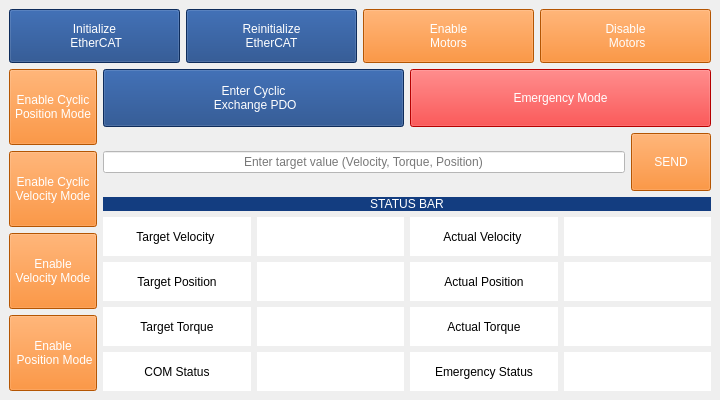
<?xml version="1.0" encoding="UTF-8"?>
<ui version="4.0">
 <class>ControlUI</class>
 <widget class="QMainWindow" name="ControlUI">
  <property name="geometry">
   <rect>
    <x>0</x>
    <y>0</y>
    <width>720</width>
    <height>400</height>
   </rect>
  </property>
  <property name="sizePolicy">
   <sizepolicy hsizetype="Fixed" vsizetype="Fixed">
    <horstretch>0</horstretch>
    <verstretch>0</verstretch>
   </sizepolicy>
  </property>
  <property name="windowTitle">
   <string>MainWindow</string>
  </property>
  <widget class="QWidget" name="centralwidget">
   <layout class="QVBoxLayout" name="verticalLayout_2" stretch="1,6">
    <item>
     <layout class="QHBoxLayout" name="top_horizontal_layout">
      <item>
       <widget class="QPushButton" name="b_init_ecat">
        <property name="sizePolicy">
         <sizepolicy hsizetype="Minimum" vsizetype="Minimum">
          <horstretch>0</horstretch>
          <verstretch>0</verstretch>
         </sizepolicy>
        </property>
        <property name="styleSheet">
         <string notr="true">color: rgb(255, 255, 255);
selection-background-color: rgb(238, 238, 236);
selection-color: rgb(238, 238, 236);
background-color: rgb(19, 61, 128);
alternate-background-color: rgb(0, 0, 0);
font: bold 75 15pt &quot;Noto Sans&quot;;</string>
        </property>
        <property name="text">
         <string>Initialize 
 EtherCAT</string>
        </property>
       </widget>
      </item>
      <item>
       <widget class="QPushButton" name="b_reinit_ecat">
        <property name="sizePolicy">
         <sizepolicy hsizetype="Minimum" vsizetype="Minimum">
          <horstretch>0</horstretch>
          <verstretch>0</verstretch>
         </sizepolicy>
        </property>
        <property name="styleSheet">
         <string notr="true">color: rgb(255, 255, 255);
selection-background-color: rgb(238, 238, 236);
selection-color: rgb(238, 238, 236);
background-color: rgb(19, 61, 128);
alternate-background-color: rgb(0, 0, 0);
font: bold 75 16pt &quot;Noto Sans&quot;;</string>
        </property>
        <property name="text">
         <string>Reinitialize 
EtherCAT</string>
        </property>
       </widget>
      </item>
      <item>
       <widget class="QPushButton" name="b_enable_motor">
        <property name="sizePolicy">
         <sizepolicy hsizetype="Minimum" vsizetype="Minimum">
          <horstretch>0</horstretch>
          <verstretch>0</verstretch>
         </sizepolicy>
        </property>
        <property name="styleSheet">
         <string notr="true">color: rgb(255, 255, 255);
background-color: rgb(252, 119, 3);
font: bold 75 15pt &quot;Noto Sans&quot;;</string>
        </property>
        <property name="text">
         <string>Enable 
Motors</string>
        </property>
       </widget>
      </item>
      <item>
       <widget class="QPushButton" name="b_disable_motor">
        <property name="sizePolicy">
         <sizepolicy hsizetype="Minimum" vsizetype="Minimum">
          <horstretch>0</horstretch>
          <verstretch>0</verstretch>
         </sizepolicy>
        </property>
        <property name="styleSheet">
         <string notr="true">color: rgb(255, 255, 255);
background-color: rgb(252, 119, 3);
font: bold 75 15pt &quot;Noto Sans&quot;;</string>
        </property>
        <property name="text">
         <string>Disable
 Motors</string>
        </property>
       </widget>
      </item>
     </layout>
    </item>
    <item>
     <layout class="QHBoxLayout" name="bottom_horizontal_layout">
      <item>
       <layout class="QVBoxLayout" name="left_sdo_button_layout">
        <item>
         <widget class="QPushButton" name="b_enable_cyclic_pos">
          <property name="sizePolicy">
           <sizepolicy hsizetype="Minimum" vsizetype="Minimum">
            <horstretch>0</horstretch>
            <verstretch>0</verstretch>
           </sizepolicy>
          </property>
          <property name="styleSheet">
           <string notr="true">color: rgb(255, 255, 255);
background-color: rgb(252, 119, 3);
font: bold 75 15pt &quot;Noto Sans&quot;;</string>
          </property>
          <property name="text">
           <string>Enable Cyclic
Position Mode</string>
          </property>
         </widget>
        </item>
        <item>
         <widget class="QPushButton" name="b_enable_cylic_vel">
          <property name="sizePolicy">
           <sizepolicy hsizetype="Minimum" vsizetype="Minimum">
            <horstretch>0</horstretch>
            <verstretch>0</verstretch>
           </sizepolicy>
          </property>
          <property name="styleSheet">
           <string notr="true">color: rgb(255, 255, 255);
background-color: rgb(252, 119, 3);
font: bold 75 15pt &quot;Noto Sans&quot;;</string>
          </property>
          <property name="text">
           <string>Enable Cyclic
Velocity Mode</string>
          </property>
         </widget>
        </item>
        <item>
         <widget class="QPushButton" name="b_enable_vel">
          <property name="sizePolicy">
           <sizepolicy hsizetype="Minimum" vsizetype="Minimum">
            <horstretch>0</horstretch>
            <verstretch>0</verstretch>
           </sizepolicy>
          </property>
          <property name="styleSheet">
           <string notr="true">color: rgb(255, 255, 255);
background-color: rgb(252, 119, 3);
font: bold 75 15pt &quot;Noto Sans&quot;;</string>
          </property>
          <property name="text">
           <string>Enable 
Velocity Mode</string>
          </property>
         </widget>
        </item>
        <item>
         <widget class="QPushButton" name="b_enable_pos">
          <property name="sizePolicy">
           <sizepolicy hsizetype="Minimum" vsizetype="Minimum">
            <horstretch>0</horstretch>
            <verstretch>0</verstretch>
           </sizepolicy>
          </property>
          <property name="styleSheet">
           <string notr="true">color: rgb(255, 255, 255);
background-color: rgb(252, 119, 3);
font: bold 75 15pt &quot;Noto Sans&quot;;</string>
          </property>
          <property name="text">
           <string>Enable 
 Position Mode</string>
          </property>
         </widget>
        </item>
       </layout>
      </item>
      <item>
       <layout class="QVBoxLayout" name="verticalLayout_3" stretch="1,1,1,3">
        <item>
         <layout class="QHBoxLayout" name="horizontalLayout_6">
          <property name="sizeConstraint">
           <enum>QLayout::SetFixedSize</enum>
          </property>
          <item>
           <widget class="QPushButton" name="b_enter_cyclic_pdo">
            <property name="sizePolicy">
             <sizepolicy hsizetype="Minimum" vsizetype="Minimum">
              <horstretch>0</horstretch>
              <verstretch>0</verstretch>
             </sizepolicy>
            </property>
            <property name="styleSheet">
             <string notr="true">color: rgb(255, 255, 255);
selection-background-color: rgb(238, 238, 236);
selection-color: rgb(238, 238, 236);
background-color: rgb(19, 61, 128);
alternate-background-color: rgb(0, 0, 0);
font: bold 75 16pt &quot;Noto Sans&quot;;</string>
            </property>
            <property name="text">
             <string>Enter Cyclic 
 Exchange PDO</string>
            </property>
           </widget>
          </item>
          <item>
           <widget class="QPushButton" name="b_emergency_mode">
            <property name="sizePolicy">
             <sizepolicy hsizetype="Minimum" vsizetype="Preferred">
              <horstretch>0</horstretch>
              <verstretch>0</verstretch>
             </sizepolicy>
            </property>
            <property name="minimumSize">
             <size>
              <width>0</width>
              <height>0</height>
             </size>
            </property>
            <property name="styleSheet">
             <string notr="true">color: rgb(255, 255, 255);
background-color: rgb(255, 0,0);
font: bold 75 15pt &quot;Noto Sans&quot;;</string>
            </property>
            <property name="text">
             <string>Emergency Mode</string>
            </property>
           </widget>
          </item>
         </layout>
        </item>
        <item>
         <layout class="QHBoxLayout" name="horizontalLayout_4">
          <item>
           <widget class="QLineEdit" name="l_target_value">
            <property name="styleSheet">
             <string notr="true">color: rgb(120, 120, 120);
background-color: rgb(255, 255, 255);
font: bold 75 12pt &quot;Noto Sans&quot;;</string>
            </property>
            <property name="text">
             <string>Enter target value (Velocity, Torque, Position)</string>
            </property>
            <property name="alignment">
             <set>Qt::AlignCenter</set>
            </property>
           </widget>
          </item>
          <item>
           <widget class="QPushButton" name="b_send">
            <property name="sizePolicy">
             <sizepolicy hsizetype="Minimum" vsizetype="Minimum">
              <horstretch>0</horstretch>
              <verstretch>0</verstretch>
             </sizepolicy>
            </property>
            <property name="styleSheet">
             <string notr="true">color: rgb(255, 255, 255);
background-color: rgb(252, 119, 3);
font: bold 75 15pt &quot;Noto Sans&quot;;</string>
            </property>
            <property name="text">
             <string>SEND</string>
            </property>
           </widget>
          </item>
         </layout>
        </item>
        <item>
         <widget class="QLabel" name="label">
          <property name="sizePolicy">
           <sizepolicy hsizetype="MinimumExpanding" vsizetype="Maximum">
            <horstretch>0</horstretch>
            <verstretch>0</verstretch>
           </sizepolicy>
          </property>
          <property name="styleSheet">
           <string notr="true">color: rgb(255, 255, 255);
selection-background-color: rgb(238, 238, 236);
selection-color: rgb(238, 238, 236);
background-color: rgb(19, 61, 128);
alternate-background-color: rgb(0, 0, 0);
font: bold 75 16pt &quot;Noto Sans&quot;;</string>
          </property>
          <property name="text">
           <string>STATUS BAR</string>
          </property>
          <property name="alignment">
           <set>Qt::AlignCenter</set>
          </property>
         </widget>
        </item>
        <item>
         <layout class="QGridLayout" name="gridLayout">
          <item row="0" column="3">
           <widget class="QLabel" name="l_actual_vel">
            <property name="sizePolicy">
             <sizepolicy hsizetype="Minimum" vsizetype="Minimum">
              <horstretch>0</horstretch>
              <verstretch>0</verstretch>
             </sizepolicy>
            </property>
            <property name="minimumSize">
             <size>
              <width>0</width>
              <height>0</height>
             </size>
            </property>
            <property name="styleSheet">
             <string notr="true">color: rgb(0, 0, 0);
selection-background-color: rgb(238, 238, 236);
selection-color: rgb(238, 238, 236);
background-color:  rgb(255, 255, 255);
alternate-background-color: rgb(0, 0, 0);
font: bold 75 14pt &quot;Noto Sans&quot;;</string>
            </property>
            <property name="text">
             <string/>
            </property>
            <property name="alignment">
             <set>Qt::AlignCenter</set>
            </property>
           </widget>
          </item>
          <item row="2" column="0">
           <widget class="QLabel" name="ls_target_tor">
            <property name="sizePolicy">
             <sizepolicy hsizetype="Minimum" vsizetype="Minimum">
              <horstretch>0</horstretch>
              <verstretch>0</verstretch>
             </sizepolicy>
            </property>
            <property name="minimumSize">
             <size>
              <width>0</width>
              <height>0</height>
             </size>
            </property>
            <property name="styleSheet">
             <string notr="true">color: rgb(0, 0, 0);
selection-background-color: rgb(238, 238, 236);
selection-color: rgb(238, 238, 236);
background-color:  rgb(255, 255, 255);
alternate-background-color: rgb(0, 0, 0);
font: bold 75 14pt &quot;Noto Sans&quot;;</string>
            </property>
            <property name="text">
             <string>Target Torque</string>
            </property>
            <property name="alignment">
             <set>Qt::AlignCenter</set>
            </property>
           </widget>
          </item>
          <item row="2" column="2">
           <widget class="QLabel" name="ls_actual_tor">
            <property name="sizePolicy">
             <sizepolicy hsizetype="Minimum" vsizetype="Minimum">
              <horstretch>0</horstretch>
              <verstretch>0</verstretch>
             </sizepolicy>
            </property>
            <property name="minimumSize">
             <size>
              <width>0</width>
              <height>0</height>
             </size>
            </property>
            <property name="styleSheet">
             <string notr="true">color: rgb(0, 0, 0);
selection-background-color: rgb(238, 238, 236);
selection-color: rgb(238, 238, 236);
background-color:  rgb(255, 255, 255);
alternate-background-color: rgb(0, 0, 0);
font: bold 75 14pt &quot;Noto Sans&quot;;</string>
            </property>
            <property name="text">
             <string>Actual Torque</string>
            </property>
            <property name="alignment">
             <set>Qt::AlignCenter</set>
            </property>
           </widget>
          </item>
          <item row="1" column="2">
           <widget class="QLabel" name="ls_actual_pos">
            <property name="sizePolicy">
             <sizepolicy hsizetype="Minimum" vsizetype="Minimum">
              <horstretch>0</horstretch>
              <verstretch>0</verstretch>
             </sizepolicy>
            </property>
            <property name="minimumSize">
             <size>
              <width>0</width>
              <height>0</height>
             </size>
            </property>
            <property name="styleSheet">
             <string notr="true">color: rgb(0, 0, 0);
selection-background-color: rgb(238, 238, 236);
selection-color: rgb(238, 238, 236);
background-color:  rgb(255, 255, 255);
alternate-background-color: rgb(0, 0, 0);
font: bold 75 14pt &quot;Noto Sans&quot;;</string>
            </property>
            <property name="text">
             <string>Actual Position</string>
            </property>
            <property name="alignment">
             <set>Qt::AlignCenter</set>
            </property>
           </widget>
          </item>
          <item row="0" column="0">
           <widget class="QLabel" name="ls_tar_vel">
            <property name="sizePolicy">
             <sizepolicy hsizetype="Minimum" vsizetype="Minimum">
              <horstretch>0</horstretch>
              <verstretch>0</verstretch>
             </sizepolicy>
            </property>
            <property name="minimumSize">
             <size>
              <width>0</width>
              <height>0</height>
             </size>
            </property>
            <property name="styleSheet">
             <string notr="true">color: rgb(0, 0, 0);
selection-background-color: rgb(238, 238, 236);
selection-color: rgb(238, 238, 236);
background-color:  rgb(255, 255, 255);
alternate-background-color: rgb(0, 0, 0);
font: bold 75 14pt &quot;Noto Sans&quot;;</string>
            </property>
            <property name="text">
             <string>Target Velocity </string>
            </property>
            <property name="alignment">
             <set>Qt::AlignCenter</set>
            </property>
           </widget>
          </item>
          <item row="0" column="2">
           <widget class="QLabel" name="ls_actual_vel">
            <property name="sizePolicy">
             <sizepolicy hsizetype="Minimum" vsizetype="Minimum">
              <horstretch>0</horstretch>
              <verstretch>0</verstretch>
             </sizepolicy>
            </property>
            <property name="minimumSize">
             <size>
              <width>0</width>
              <height>0</height>
             </size>
            </property>
            <property name="styleSheet">
             <string notr="true">color: rgb(0, 0, 0);
selection-background-color: rgb(238, 238, 236);
selection-color: rgb(238, 238, 236);
background-color:  rgb(255, 255, 255);
alternate-background-color: rgb(0, 0, 0);
font: bold 75 14pt &quot;Noto Sans&quot;;</string>
            </property>
            <property name="text">
             <string>Actual Velocity </string>
            </property>
            <property name="alignment">
             <set>Qt::AlignCenter</set>
            </property>
           </widget>
          </item>
          <item row="1" column="0">
           <widget class="QLabel" name="ls_tar_pos">
            <property name="sizePolicy">
             <sizepolicy hsizetype="Minimum" vsizetype="Minimum">
              <horstretch>0</horstretch>
              <verstretch>0</verstretch>
             </sizepolicy>
            </property>
            <property name="minimumSize">
             <size>
              <width>0</width>
              <height>0</height>
             </size>
            </property>
            <property name="styleSheet">
             <string notr="true">color: rgb(0, 0, 0);
selection-background-color: rgb(238, 238, 236);
selection-color: rgb(238, 238, 236);
background-color:  rgb(255, 255, 255);
alternate-background-color: rgb(0, 0, 0);
font: bold 75 14pt &quot;Noto Sans&quot;;</string>
            </property>
            <property name="text">
             <string>Target Position</string>
            </property>
            <property name="alignment">
             <set>Qt::AlignCenter</set>
            </property>
           </widget>
          </item>
          <item row="1" column="3">
           <widget class="QLabel" name="l_actual_pos">
            <property name="sizePolicy">
             <sizepolicy hsizetype="Minimum" vsizetype="Minimum">
              <horstretch>0</horstretch>
              <verstretch>0</verstretch>
             </sizepolicy>
            </property>
            <property name="minimumSize">
             <size>
              <width>0</width>
              <height>0</height>
             </size>
            </property>
            <property name="styleSheet">
             <string notr="true">color: rgb(0, 0, 0);
selection-background-color: rgb(238, 238, 236);
selection-color: rgb(238, 238, 236);
background-color:  rgb(255, 255, 255);
alternate-background-color: rgb(0, 0, 0);
font: bold 75 14pt &quot;Noto Sans&quot;;</string>
            </property>
            <property name="text">
             <string/>
            </property>
            <property name="alignment">
             <set>Qt::AlignCenter</set>
            </property>
           </widget>
          </item>
          <item row="2" column="3">
           <widget class="QLabel" name="l_actual_torque">
            <property name="sizePolicy">
             <sizepolicy hsizetype="Minimum" vsizetype="Minimum">
              <horstretch>0</horstretch>
              <verstretch>0</verstretch>
             </sizepolicy>
            </property>
            <property name="minimumSize">
             <size>
              <width>0</width>
              <height>0</height>
             </size>
            </property>
            <property name="styleSheet">
             <string notr="true">color: rgb(0, 0, 0);
selection-background-color: rgb(238, 238, 236);
selection-color: rgb(238, 238, 236);
background-color:  rgb(255, 255, 255);
alternate-background-color: rgb(0, 0, 0);
font: bold 75 14pt &quot;Noto Sans&quot;;</string>
            </property>
            <property name="text">
             <string/>
            </property>
            <property name="alignment">
             <set>Qt::AlignCenter</set>
            </property>
           </widget>
          </item>
          <item row="1" column="1">
           <widget class="QLabel" name="l_target_pos">
            <property name="sizePolicy">
             <sizepolicy hsizetype="Minimum" vsizetype="Minimum">
              <horstretch>0</horstretch>
              <verstretch>0</verstretch>
             </sizepolicy>
            </property>
            <property name="minimumSize">
             <size>
              <width>0</width>
              <height>0</height>
             </size>
            </property>
            <property name="styleSheet">
             <string notr="true">color: rgb(0, 0, 0);
selection-background-color: rgb(238, 238, 236);
selection-color: rgb(238, 238, 236);
background-color:  rgb(255, 255, 255);
alternate-background-color: rgb(0, 0, 0);
font: bold 75 14pt &quot;Noto Sans&quot;;</string>
            </property>
            <property name="text">
             <string/>
            </property>
            <property name="alignment">
             <set>Qt::AlignCenter</set>
            </property>
           </widget>
          </item>
          <item row="0" column="1">
           <widget class="QLabel" name="l_target_vel">
            <property name="sizePolicy">
             <sizepolicy hsizetype="Minimum" vsizetype="Minimum">
              <horstretch>0</horstretch>
              <verstretch>0</verstretch>
             </sizepolicy>
            </property>
            <property name="minimumSize">
             <size>
              <width>0</width>
              <height>0</height>
             </size>
            </property>
            <property name="styleSheet">
             <string notr="true">color: rgb(0, 0, 0);
selection-background-color: rgb(238, 238, 236);
selection-color: rgb(238, 238, 236);
background-color:  rgb(255, 255, 255);
alternate-background-color: rgb(0, 0, 0);
font: bold 75 14pt &quot;Noto Sans&quot;;</string>
            </property>
            <property name="text">
             <string/>
            </property>
            <property name="alignment">
             <set>Qt::AlignCenter</set>
            </property>
           </widget>
          </item>
          <item row="2" column="1">
           <widget class="QLabel" name="l_target_tor">
            <property name="sizePolicy">
             <sizepolicy hsizetype="Minimum" vsizetype="Minimum">
              <horstretch>0</horstretch>
              <verstretch>0</verstretch>
             </sizepolicy>
            </property>
            <property name="minimumSize">
             <size>
              <width>0</width>
              <height>0</height>
             </size>
            </property>
            <property name="styleSheet">
             <string notr="true">color: rgb(0, 0, 0);
selection-background-color: rgb(238, 238, 236);
selection-color: rgb(238, 238, 236);
background-color:  rgb(255, 255, 255);
alternate-background-color: rgb(0, 0, 0);
font: bold 75 14pt &quot;Noto Sans&quot;;</string>
            </property>
            <property name="text">
             <string/>
            </property>
            <property name="alignment">
             <set>Qt::AlignCenter</set>
            </property>
           </widget>
          </item>
          <item row="3" column="0">
           <widget class="QLabel" name="ls_target_tor_2">
            <property name="sizePolicy">
             <sizepolicy hsizetype="Minimum" vsizetype="Minimum">
              <horstretch>0</horstretch>
              <verstretch>0</verstretch>
             </sizepolicy>
            </property>
            <property name="minimumSize">
             <size>
              <width>0</width>
              <height>0</height>
             </size>
            </property>
            <property name="styleSheet">
             <string notr="true">color: rgb(0, 0, 0);
selection-background-color: rgb(238, 238, 236);
selection-color: rgb(238, 238, 236);
background-color:  rgb(255, 255, 255);
alternate-background-color: rgb(0, 0, 0);
font: bold 75 14pt &quot;Noto Sans&quot;;</string>
            </property>
            <property name="text">
             <string>COM Status</string>
            </property>
            <property name="alignment">
             <set>Qt::AlignCenter</set>
            </property>
           </widget>
          </item>
          <item row="3" column="1">
           <widget class="QLabel" name="l_target_tor_2">
            <property name="sizePolicy">
             <sizepolicy hsizetype="Minimum" vsizetype="Minimum">
              <horstretch>0</horstretch>
              <verstretch>0</verstretch>
             </sizepolicy>
            </property>
            <property name="minimumSize">
             <size>
              <width>0</width>
              <height>0</height>
             </size>
            </property>
            <property name="styleSheet">
             <string notr="true">color: rgb(0, 0, 0);
selection-background-color: rgb(238, 238, 236);
selection-color: rgb(238, 238, 236);
background-color:  rgb(255, 255, 255);
alternate-background-color: rgb(0, 0, 0);
font: bold 75 14pt &quot;Noto Sans&quot;;</string>
            </property>
            <property name="text">
             <string/>
            </property>
            <property name="alignment">
             <set>Qt::AlignCenter</set>
            </property>
           </widget>
          </item>
          <item row="3" column="2">
           <widget class="QLabel" name="ls_actual_tor_2">
            <property name="sizePolicy">
             <sizepolicy hsizetype="Minimum" vsizetype="Minimum">
              <horstretch>0</horstretch>
              <verstretch>0</verstretch>
             </sizepolicy>
            </property>
            <property name="minimumSize">
             <size>
              <width>0</width>
              <height>0</height>
             </size>
            </property>
            <property name="styleSheet">
             <string notr="true">color: rgb(0, 0, 0);
selection-background-color: rgb(238, 238, 236);
selection-color: rgb(238, 238, 236);
background-color:  rgb(255, 255, 255);
alternate-background-color: rgb(0, 0, 0);
font: bold 75 14pt &quot;Noto Sans&quot;;</string>
            </property>
            <property name="text">
             <string>Emergency Status</string>
            </property>
            <property name="alignment">
             <set>Qt::AlignCenter</set>
            </property>
           </widget>
          </item>
          <item row="3" column="3">
           <widget class="QLabel" name="l_actual_torque_2">
            <property name="sizePolicy">
             <sizepolicy hsizetype="Minimum" vsizetype="Minimum">
              <horstretch>0</horstretch>
              <verstretch>0</verstretch>
             </sizepolicy>
            </property>
            <property name="minimumSize">
             <size>
              <width>0</width>
              <height>0</height>
             </size>
            </property>
            <property name="styleSheet">
             <string notr="true">color: rgb(0, 0, 0);
selection-background-color: rgb(238, 238, 236);
selection-color: rgb(238, 238, 236);
background-color:  rgb(255, 255, 255);
alternate-background-color: rgb(0, 0, 0);
font: bold 75 14pt &quot;Noto Sans&quot;;</string>
            </property>
            <property name="text">
             <string/>
            </property>
            <property name="alignment">
             <set>Qt::AlignCenter</set>
            </property>
           </widget>
          </item>
         </layout>
        </item>
       </layout>
      </item>
     </layout>
    </item>
   </layout>
  </widget>
 </widget>
 <resources/>
 <connections/>
</ui>
